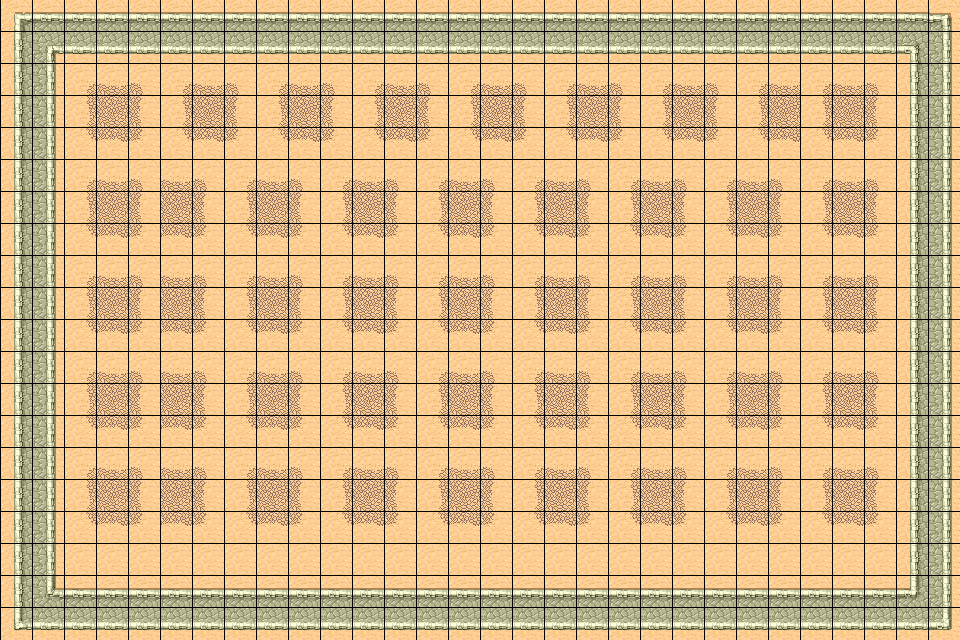

The image is a tile-based game level rendered from a .tmx file. Its description and complete source (layers, tilesets, objects, tile grids) follow:
An orthogonal 30x20 tile map with 32x32 px tiles, 1 tile layer (块层 1).

<map version="1.2" tiledversion="1.2.4" orientation="orthogonal" renderorder="right-down" width="30" height="20" tilewidth="32" tileheight="32" infinite="0" nextlayerid="2" nextobjectid="1">
 <tileset firstgid="1" source="tmw_desert_spacing.tsx" />
 <layer id="1" name="块层 1" width="30" height="20">
  <data encoding="csv">
25,26,26,26,26,26,26,26,26,26,26,26,26,26,26,26,26,26,26,26,26,26,26,26,26,26,26,26,26,27,
33,36,42,42,42,42,42,42,42,42,42,42,42,42,42,42,42,42,42,42,42,42,42,42,42,42,42,42,37,35,
33,35,6,7,8,6,7,8,6,7,8,6,7,8,6,7,8,6,7,8,6,7,8,6,7,6,7,8,33,35,
33,35,14,15,16,14,15,16,14,15,16,14,15,16,14,15,16,14,15,16,14,15,16,14,15,14,15,16,33,35,
33,35,22,23,24,22,23,24,22,23,24,22,23,24,22,23,24,22,23,24,22,23,24,22,23,22,23,24,33,35,
33,35,6,7,8,7,8,6,7,8,6,7,8,6,7,8,6,7,8,6,7,8,6,7,8,6,7,8,33,35,
33,35,14,15,16,15,16,14,15,16,14,15,16,14,15,16,14,15,16,14,15,16,14,15,16,14,15,16,33,35,
33,35,22,23,24,23,24,22,23,24,22,23,24,22,23,24,22,23,24,22,23,24,22,23,24,22,23,24,33,35,
33,35,6,7,8,7,8,6,7,8,6,7,8,6,7,8,6,7,8,6,7,8,6,7,8,6,7,8,33,35,
33,35,14,15,16,15,16,14,15,16,14,15,16,14,15,16,14,15,16,14,15,16,14,15,16,14,15,16,33,35,
33,35,22,23,24,23,24,22,23,24,22,23,24,22,23,24,22,23,24,22,23,24,22,23,24,22,23,24,33,35,
33,35,6,7,8,7,8,6,7,8,6,7,8,6,7,8,6,7,8,6,7,8,6,7,8,6,7,8,33,35,
33,35,14,15,16,15,16,14,15,16,14,15,16,14,15,16,14,15,16,14,15,16,14,15,16,14,15,16,33,35,
33,35,22,23,24,23,24,22,23,24,22,23,24,22,23,24,22,23,24,22,23,24,22,23,24,22,23,24,33,35,
33,35,6,7,8,7,8,6,7,8,6,7,8,6,7,8,6,7,8,6,7,8,6,7,8,6,7,8,33,35,
33,35,14,15,16,15,16,14,15,16,14,15,16,14,15,16,14,15,16,14,15,16,14,15,16,14,15,16,33,35,
33,35,22,23,24,23,24,22,23,24,22,23,24,22,23,24,22,23,24,22,23,24,22,23,24,22,23,24,33,35,
33,35,30,30,30,30,30,30,30,30,30,30,30,30,30,30,30,30,30,30,30,30,30,30,30,30,30,30,33,35,
33,44,26,26,26,26,26,26,26,26,26,26,26,26,26,26,26,26,26,26,26,26,26,26,26,26,26,26,45,35,
41,42,42,42,42,42,42,42,42,42,42,42,42,42,42,42,42,42,42,42,42,42,42,42,42,42,42,42,42,43
</data>
 </layer>
</map>
